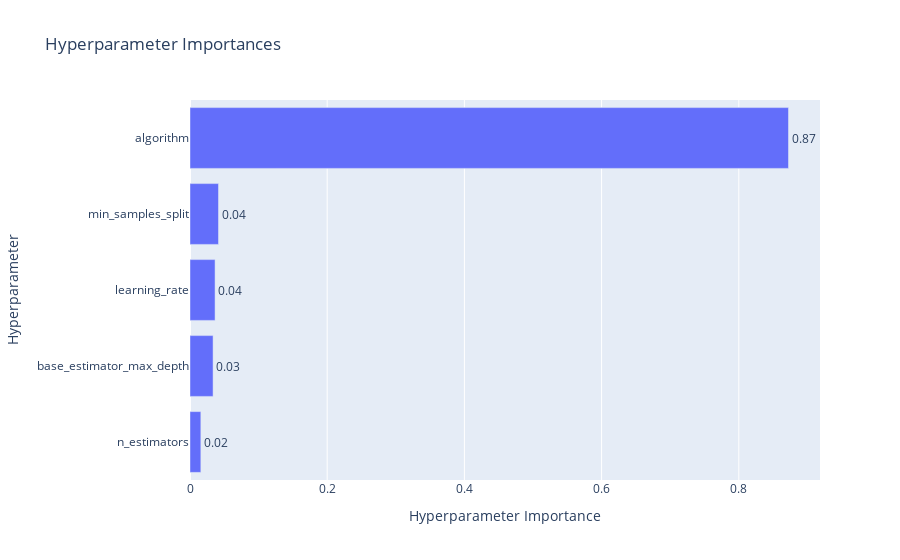

Notebook cell for this chart:
### Code cell
# Import optuna.visualization
import optuna.visualization as vis

# Plot optimization history
vis.plot_optimization_history(study)

# Plot parameter importance
vis.plot_param_importances(study)

### Figure 1 — Plotly figure (JSON) as saved in the notebook; plotly's stock layout.template omitted (floating-point values rounded to 4 significant figures)
{"data": [{"cliponaxis": false, "hovertemplate": ["n_estimators (IntDistribution): 0.015794856730568466<extra></extra>", "base_estimator_max_depth (IntDistribution): 0.03364504911901349<extra></extra>", "learning_rate (FloatDistribution): 0.0365489125724051<extra></extra>", "min_samples_split (IntDistribution): 0.041564494374507766<extra></extra>", "algorithm (CategoricalDistribution): 0.8724466872035052<extra></extra>"], "name": "Objective Value", "orientation": "h", "text": ["0.02", "0.03", "0.04", "0.04", "0.87"], "textposition": "outside", "type": "bar", "x": [0.01579, 0.03365, 0.03655, 0.04156, 0.8724], "y": ["n_estimators", "base_estimator_max_depth", "learning_rate", "min_samples_split", "algorithm"]}], "layout": {"title": {"text": "Hyperparameter Importances"}, "xaxis": {"title": {"text": "Hyperparameter Importance"}}, "yaxis": {"title": {"text": "Hyperparameter"}}}}
